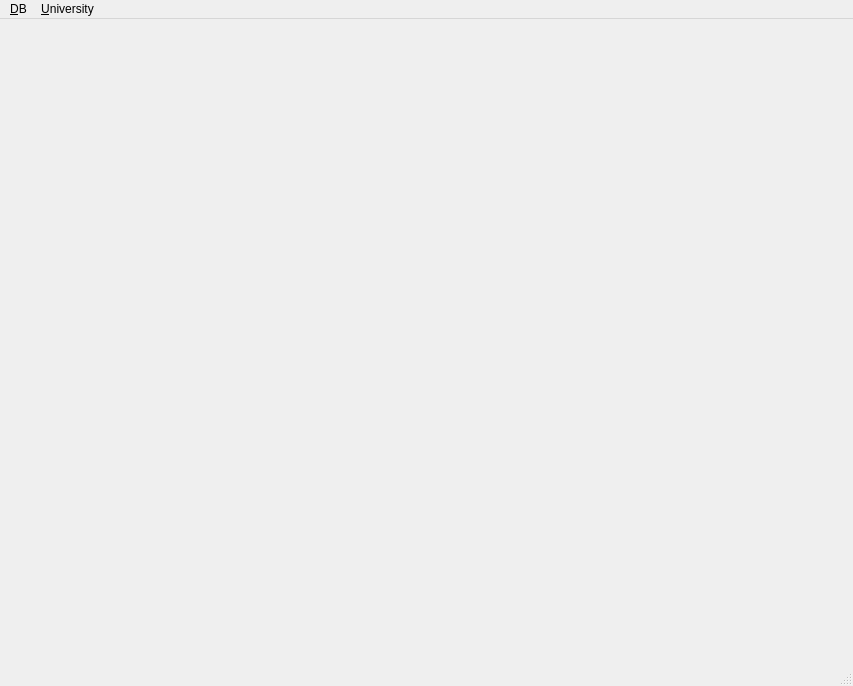
<?xml version="1.0" encoding="UTF-8"?>
<ui version="4.0">
 <class>students_db_main_window</class>
 <widget class="QMainWindow" name="students_db_main_window">
  <property name="geometry">
   <rect>
    <x>0</x>
    <y>0</y>
    <width>853</width>
    <height>686</height>
   </rect>
  </property>
  <property name="windowTitle">
   <string>MainWindow</string>
  </property>
  <widget class="QWidget" name="centralwidget"/>
  <widget class="QMenuBar" name="menubar">
   <property name="geometry">
    <rect>
     <x>0</x>
     <y>0</y>
     <width>853</width>
     <height>22</height>
    </rect>
   </property>
   <widget class="QMenu" name="menu_DB">
    <property name="title">
     <string>&amp;DB</string>
    </property>
    <addaction name="act_Connect"/>
    <addaction name="act_Disconnect"/>
    <addaction name="separator"/>
    <addaction name="act_Quit"/>
   </widget>
   <widget class="QMenu" name="menu_University">
    <property name="title">
     <string>&amp;University</string>
    </property>
    <addaction name="actView_departments"/>
    <addaction name="actView_students"/>
    <addaction name="actView_courses"/>
    <addaction name="actView_enrollments"/>
   </widget>
   <addaction name="menu_DB"/>
   <addaction name="menu_University"/>
  </widget>
  <widget class="QStatusBar" name="statusbar"/>
  <action name="act_Connect">
   <property name="text">
    <string>&amp;Connect ...</string>
   </property>
  </action>
  <action name="act_Disconnect">
   <property name="text">
    <string>&amp;Disconnect</string>
   </property>
  </action>
  <action name="act_Quit">
   <property name="text">
    <string>&amp;Quit</string>
   </property>
   <property name="shortcut">
    <string>Ctrl+Q</string>
   </property>
  </action>
  <action name="actView_departments">
   <property name="text">
    <string>View departments...</string>
   </property>
  </action>
  <action name="actView_students">
   <property name="text">
    <string>View students...</string>
   </property>
  </action>
  <action name="actView_courses">
   <property name="text">
    <string>View courses...</string>
   </property>
  </action>
  <action name="actView_enrollments">
   <property name="text">
    <string>View enrollments...</string>
   </property>
  </action>
 </widget>
 <resources/>
 <connections/>
</ui>
